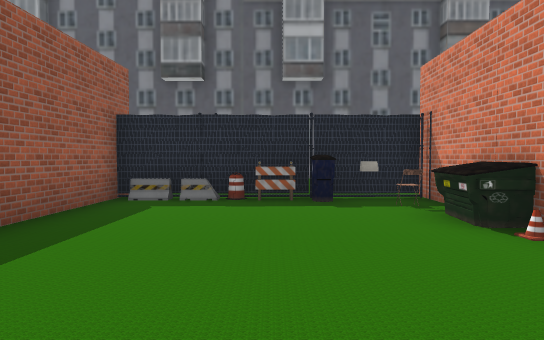
[1] (above)

23 first-person views from a walk through a Unity game level. The camera is 1.5 m above the floor, tilts 2° down and sees 75° across. The floor is counted in squares, 2 m on a side. Each view is taken from the middle of a square. On the plan, view 1 faces up. The plan holds only what a view shows up to about 11 squares ahead; the rest is blank. The place goes on beyond the plan. The player character is not drawn. Some animated figures are left out. Some surface patterns are stand-ins.

[2]
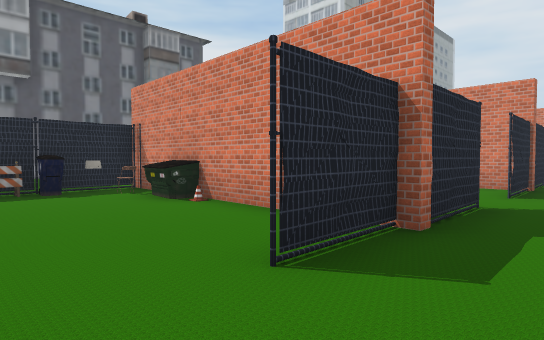

[3]
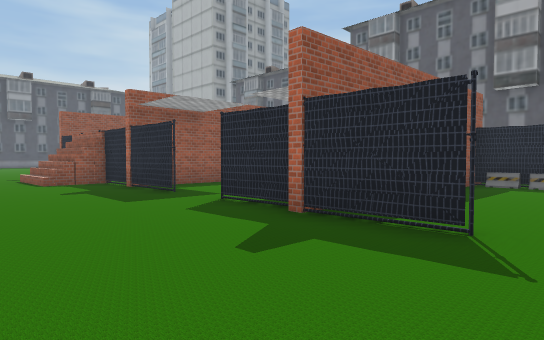

[4]
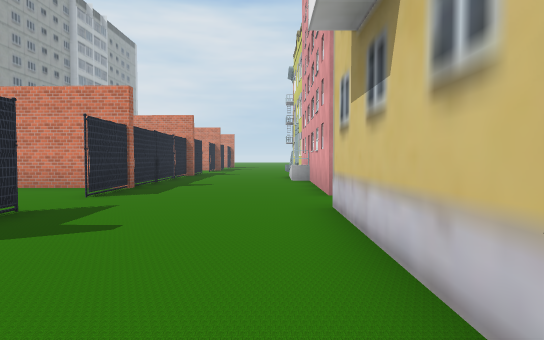

[5]
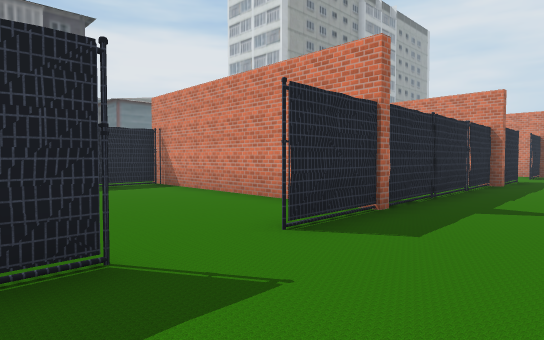

[6]
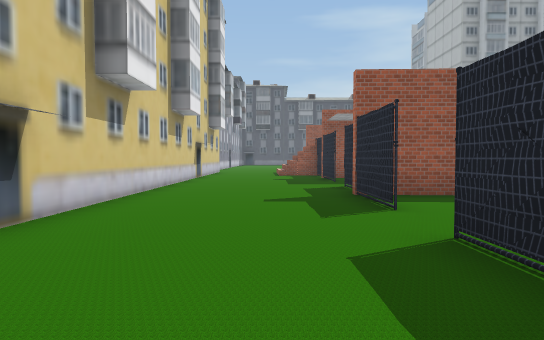

[7]
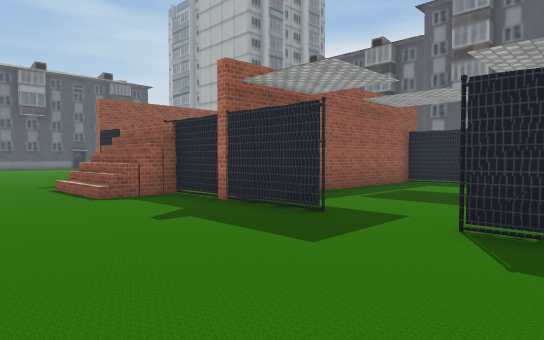

[8]
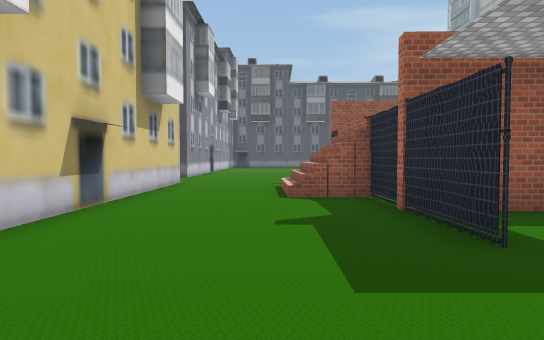

[9]
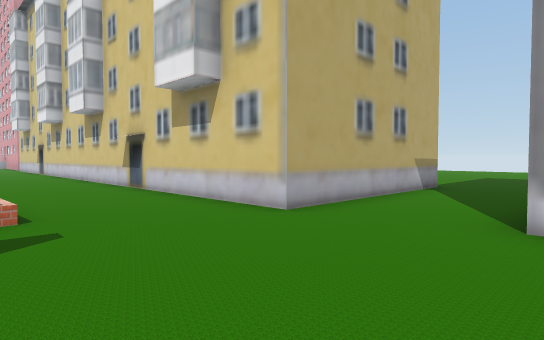

[10]
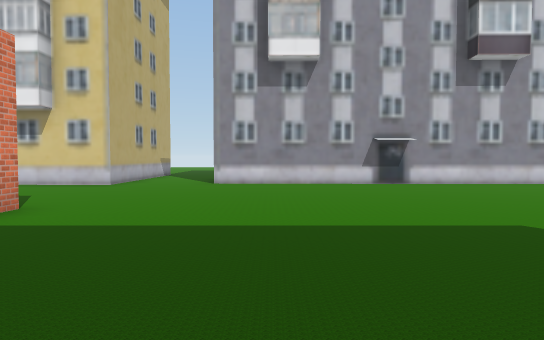

[11]
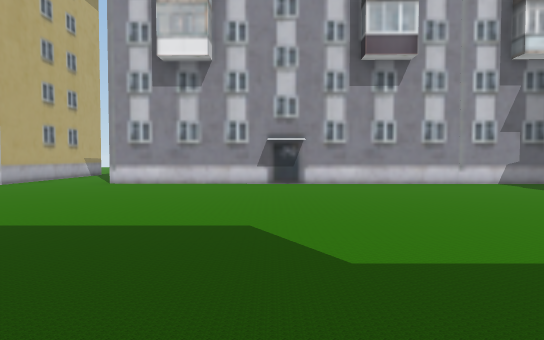

[12]
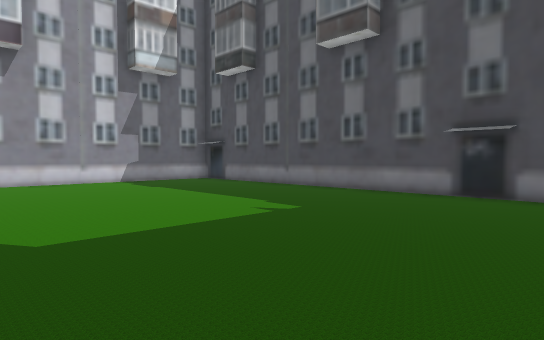

[13]
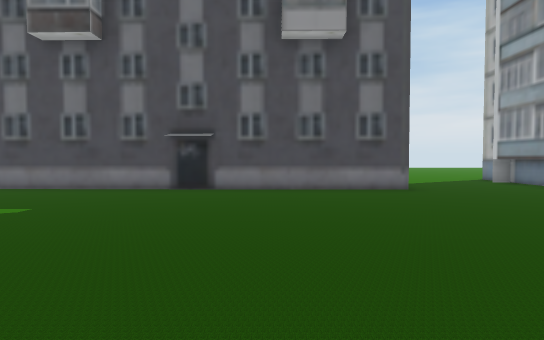

[14]
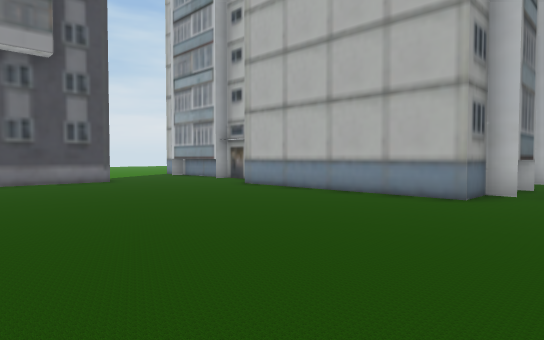

[15]
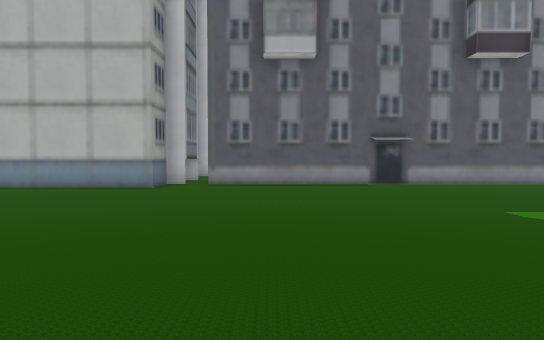

[16]
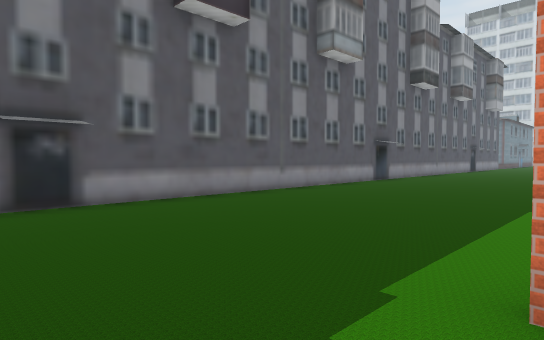

[17]
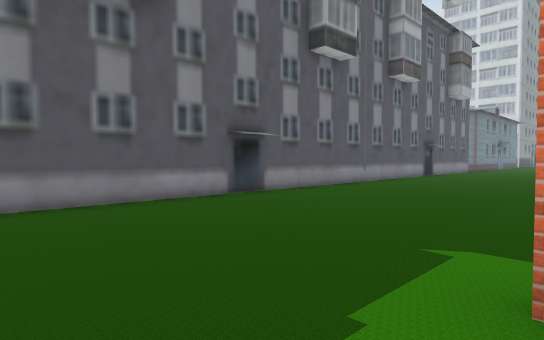

[18]
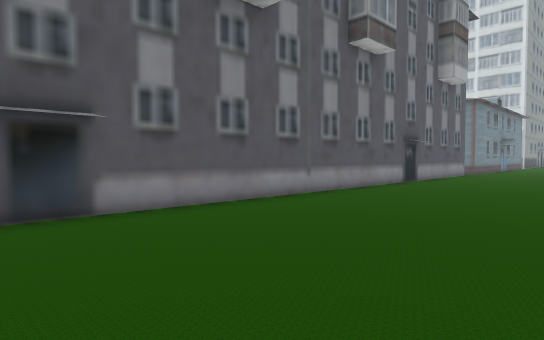

[19]
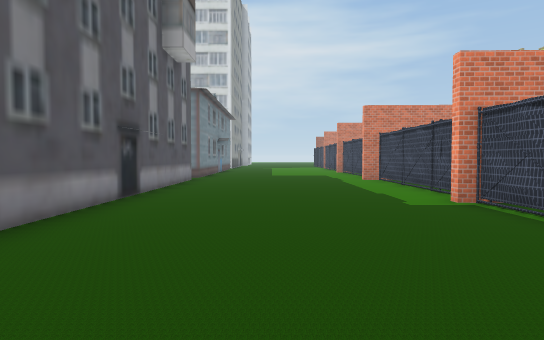

[20]
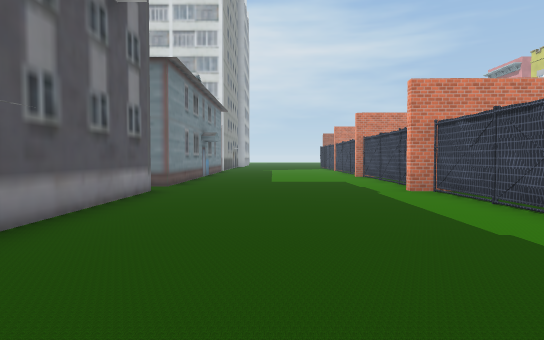

[21]
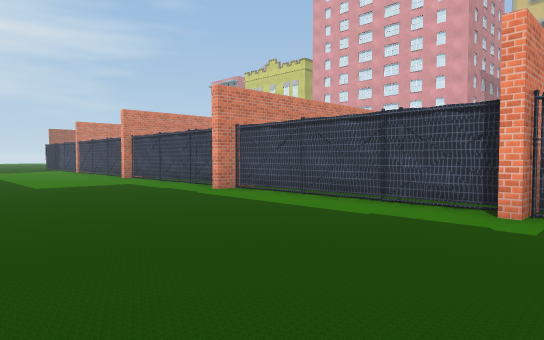

[22]
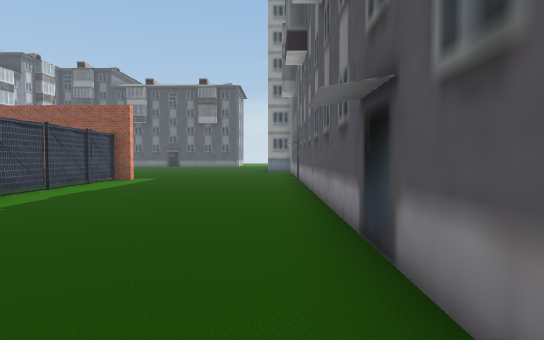

[23]
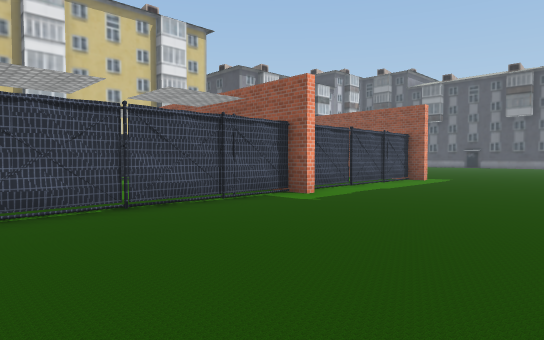

### Floor plan
Key: @ floor where view 1 was taken; # wall or solid block; . floor; / step, stairs or slope; B barrier; A barrel; I bin; C chair; U dumpster; L building; O other object.
Columns run from 33 left of view 1 to 12 right of it. Each row starts with its distance up from view 1.
 17            #
 16            #
 15            #.
 14            #.
 13 ##L        #.##############################L##
 12 .... #######..................................
 11 ..............................................
 10 ..............................................
  9  #............................................
  8  #............................................
  7  #................#.....#############.........
  6  #................#######.....#BABIO##########
  5  #...............       #...  #....C#   ..#
  4  ##.............        #...  #....U#  ...#
  3  #...............       #...  #.....#  ...#
  2  #................      #...  #.....#  ...#
  1  #................      #.... #.....# ....#
  0  #................#########.####.@####..######
 -1  #..................///.......................
 -2  #................../.........................
 -3    ..........................................
 -4     .........................................
 -5    #########.......####################......L
 -6            #####...#
 -7                 ...#
 -8                 ...#
 -9                 ...#
-10                 ...#

Where each view was taken, in squares from view 1:
view 1: 0 up, 0 right, facing up
view 2: 2 down, 1 left, facing up-right
view 3: 4 down, 0 right, facing up-left
view 4: 4 down, 0 right, facing right
view 5: 3 down, 4 right, facing up-right
view 6: 2 down, 4 right, facing left
view 7: 4 down, 4 left, facing up-left
view 8: 2 down, 4 left, facing left
view 9: 1 down, 18 left, facing down-right
view 10: 5 up, 19 left, facing down
view 11: 5 up, 22 left, facing down
view 12: 6 up, 24 left, facing down-left
view 13: 6 up, 23 left, facing left
view 14: 5 up, 20 left, facing up-left
view 15: 3 up, 19 left, facing up
view 16: 7 up, 17 left, facing up-right
view 17: 7 up, 11 left, facing up-right
view 18: 8 up, 7 left, facing up-right
view 19: 10 up, 3 left, facing right
view 20: 10 up, 1 right, facing right
view 21: 12 up, 2 right, facing down-right
view 22: 12 up, 3 left, facing left
view 23: 12 up, 3 left, facing down-left
